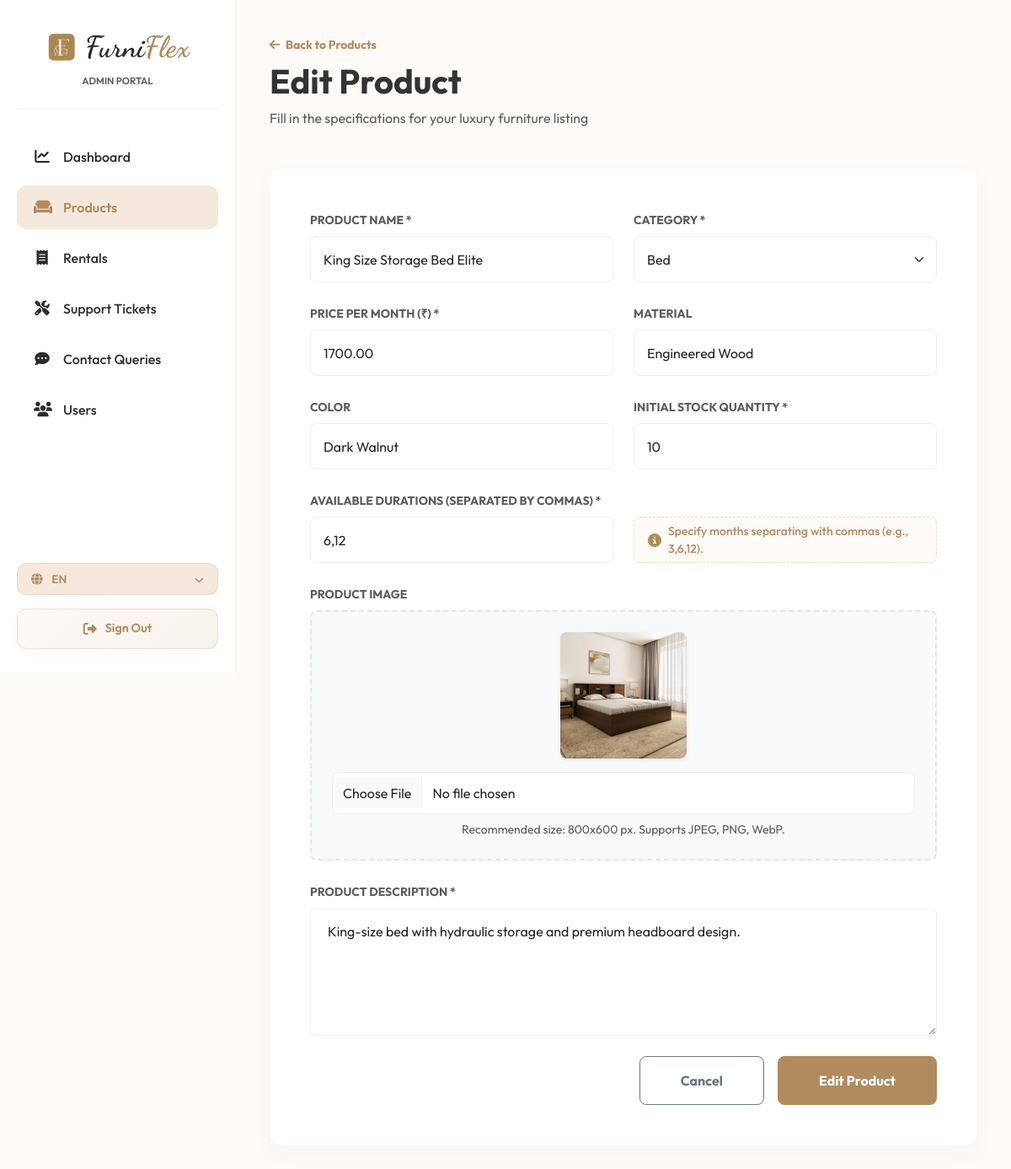
Screenshot of /custom-admin/products/edit/2/ (signed in) with the database file from the repository.
### app1/models.py (models this page shows, shortened)
class Product(models.Model):
    CATEGORY_CHOICES = [
        ('Sofa', 'Sofa'),
        ('Bed', 'Bed'),
        ('Dining', 'Dining Table'),
        ('Table', 'Tables & Desks'),
        ('Living', 'Living Room'),
        ('Office', 'Office & Study'),
        ('Appliances', 'Appliances'),
        ('Others', 'Others'),
    ]
    name = models.CharField(max_length=200)
    category = models.CharField(max_length=50, choices=CATEGORY_CHOICES)
    price_per_month = models.DecimalField(max_digits=10, decimal_places=2, verbose_name="Rent (₹/month)")
    material = models.CharField(max_length=100, blank=True, null=True)
    color = models.CharField(max_length=50, blank=True, null=True)
    stock = models.PositiveIntegerField(default=10)
    available_durations = models.CharField(max_length=100, default="3,6,12", help_text="Enter durations separated by commas (e.g. 3,6,12)")
    image = models.ImageField(upload_to='products/', blank=True, null=True, verbose_name="Product Image")
    description = models.TextField()
    available = models.BooleanField(default=True)
    created_at = models.DateTimeField(auto_now_add=True)
    class Meta:
        ordering = ['-created_at']

### adminpanel/views.py (the view, shortened to what this page needs)
# urls.py: path("products/edit/<int:pk>/", views.product_edit, name="admin_product_edit"),
def product_edit(request, pk):
    if not check_admin(request):
        messages.error(request, "Access denied.")
        return redirect('home')
    product = get_object_or_404(Product, pk=pk)
    categories = Product.CATEGORY_CHOICES
    return render(request, 'adminpanel/product_form.html', {'product': product, 'categories': categories, 'action': 'Edit'})

### adminpanel/views.py (called while the page is built)
def check_admin(request):
    if not request.user.is_authenticated:
        return False
    return request.user.is_staff or request.user.is_superuser

### furniflex/context_processors.py (called while the page is built, shortened)
def user_notifications(request):
    notifications = []
    unread_count = 0
    return {
        'user_notifications': notifications,
        'notifications_unread_count': unread_count
    }

### adminpanel/templates/adminpanel/product_form.html (shortened to what this page needs)
{% extends 'adminpanel/admin_base.html' %}
{% block admin_content %}
<div class="mb-5">
    <a href="{% url 'admin_products' %}" class="text-primary text-decoration-none small fw-bold">
        <i class="fas fa-arrow-left me-1"></i> Back to Products
    </a>
    <h1 class="fw-bold mt-2" style="font-family: 'Outfit', sans-serif;">{{ action }} Product</h1>
    <p class="text-muted m-0 mt-1">Fill in the specifications for your luxury furniture listing</p>
</div>
<div class="card admin-card p-4 p-md-5">
    <form method="post" enctype="multipart/form-data">
        <div class="row g-4">
            <div class="col-md-6">
                <label class="form-label fw-bold text-muted small text-uppercase mb-2">Product Name *</label>
                <input type="text" class="form-control" name="name" value="{{ product.name }}" required placeholder="e.g. Royal Oak Dining Set" style="height: 55px; border-radius: 8px; border: 1px solid #eee; padding-left: 15px;">
            </div>
            <div class="col-md-6">
                <label class="form-label fw-bold text-muted small text-uppercase mb-2">Category *</label>
                <select class="form-select" name="category" required style="height: 55px; border-radius: 8px; font-size: 1rem; border: 1px solid #eee; padding-left: 15px;">
                    {% for choice in categories %}
                    <option value="{{ choice.0 }}" {% if product.category == choice.0 %}selected{% endif %}>{{ choice.1 }}</option>
                    {% endfor %}
                </select>
            </div>
            <div class="col-md-6">
                <label class="form-label fw-bold text-muted small text-uppercase mb-2">Price Per Month (₹) *</label>
                <input type="number" step="0.01" class="form-control" name="price_per_month" value="{{ product.price_per_month }}" required placeholder="e.g. 1299" style="height: 55px; border-radius: 8px; border: 1px solid #eee; padding-left: 15px;">
            </div>
            <div class="col-md-6">
                <label class="form-label fw-bold text-muted small text-uppercase mb-2">Material</label>
                <input type="text" class="form-control" name="material" value="{{ product.material }}" placeholder="e.g. Teak Wood" style="height: 55px; border-radius: 8px; border: 1px solid #eee; padding-left: 15px;">
            </div>
            <div class="col-md-6">
                <label class="form-label fw-bold text-muted small text-uppercase mb-2">Color</label>
                <input type="text" class="form-control" name="color" value="{{ product.color }}" placeholder="e.g. Walnut Brown" style="height: 55px; border-radius: 8px; border: 1px solid #eee; padding-left: 15px;">
            </div>
            <div class="col-md-6">
                <label class="form-label fw-bold text-muted small text-uppercase mb-2">Initial Stock Quantity *</label>
                <input type="number" class="form-control" name="stock" value="{{ product.stock|default:10 }}" required placeholder="e.g. 10" style="height: 55px; border-radius: 8px; border: 1px solid #eee; padding-left: 15px;">
            </div>
            <div class="col-md-6">
                <label class="form-label fw-bold text-muted small text-uppercase mb-2">Available Durations (Separated by Commas) *</label>
                <input type="text" class="form-control" name="available_durations" value="{{ product.available_durations|default:'3,6,12' }}" required placeholder="e.g. 3,6,12" style="height: 55px; border-radius: 8px; border: 1px solid #eee; padding-left: 15px;">
            </div>
            <div class="col-md-6 d-flex align-items-end">
                <div class="alert alert-info py-2 px-3 m-0 w-100 rounded-3 border-0 d-flex align-items-center justify-content-center" style="background-color: #fdfaf7; color: #b18b5e; height: 55px; border: 1px dashed rgba(177, 139, 94, 0.25) !important;">
                    <i class="fas fa-info-circle me-2"></i>
                    <span class="small" style="font-family: 'Outfit', sans-serif; font-weight: 500;">Specify months separating with commas (e.g., 3,6,12).</span>
                </div>
            </div>
            <div class="col-12">
                <label class="form-label fw-bold text-muted small text-uppercase mb-2">Product Image</label>
                <div class="border p-4 text-center rounded-3 bg-light" style="border-style: dashed !important; border-width: 2px !important; border-color: rgba(177, 139, 94, 0.2) !important;">
                    {% if product.image %}
                        <div class="mb-3">
                            <img src="{{ product.image.url }}" class="rounded-3 shadow-sm" style="max-height: 150px; object-fit: cover;">
                        </div>
                    {% endif %}
                    <input type="file" class="form-control bg-white" name="image" accept="image/*" style="height: auto; padding: 12px; border-radius: 8px; border: 1px solid #eee;">
                    <span class="text-muted small d-block mt-2">Recommended size: 800x600 px. Supports JPEG, PNG, WebP.</span>
                </div>
            </div>
            <div class="col-12">
                <label class="form-label fw-bold text-muted small text-uppercase mb-2">Product Description *</label>
                <textarea class="form-control" name="description" rows="5" required placeholder="Write product highlights, size specifications, care instructions..." style="border-radius: 8px; border: 1px solid #eee; padding: 15px 20px;">{{ product.description }}</textarea>
            </div>
            <div class="col-12 d-flex justify-content-end mt-4">
                <a href="{% url 'admin_products' %}" class="btn btn-outline-secondary px-5 py-3 me-3 rounded-3 fw-bold">Cancel</a>
                <button type="submit" class="btn btn-brand px-5 py-3 rounded-3 fw-bold">{{ action }} Product</button>
            </div>
        </div>
    </form>
</div>
{% endblock %}

### adminpanel/templates/adminpanel/admin_base.html (style rules this page uses)
:root { --primary-color: #b18b5e; --secondary-color: #2c2c2c; --sidebar-width: 280px; --accent-color: #f4e9dc; --light-bg: #fdfaf7; }
body { font-family: 'Outfit', sans-serif; background-color: var(--light-bg); color: #333; overflow-x: hidden; }
.admin-card { background: white; border: none; border-radius: 16px; box-shadow: 0 10px 30px rgba(0, 0, 0, 0.03); transition: all 0.3s cubic-bezier(0.165, 0.84, 0.44, 1); }
.btn-brand { background-color: var(--primary-color); color: white; font-weight: 600; border-radius: 8px; padding: 10px 24px; transition: all 0.3s ease; border: 1px solid var(--primary-color); }
a { color: var(--primary-color); transition: color 0.2s ease-in-out; }
.text-primary { color: var(--primary-color) !important; }

### rows the page displays
Product: name "King Size Storage Bed Elite", category "Bed", price_per_month "1700.00", material "Engineered Wood", color "Dark Walnut", stock "10", available_durations "6,12", image (picture), description "King-size bed with hydraulic storage and premium headboard design."

### other values shown
{{ action }} "Edit"
